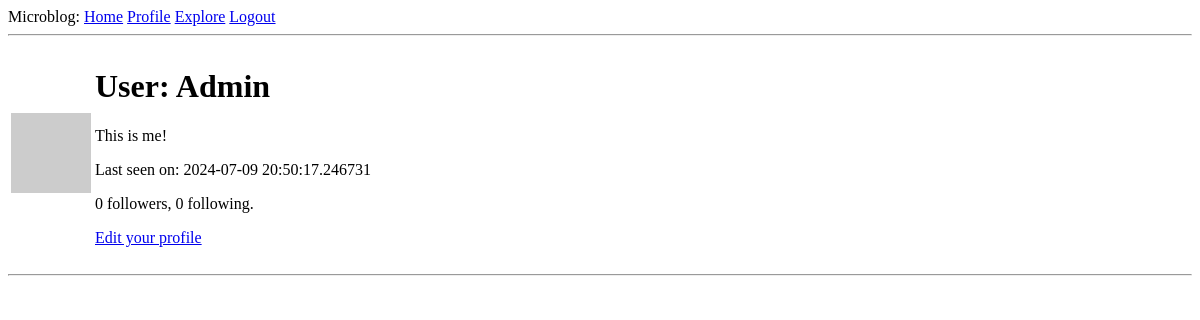
/user/Admin (signed in), run on an earlier commit of the app's database.
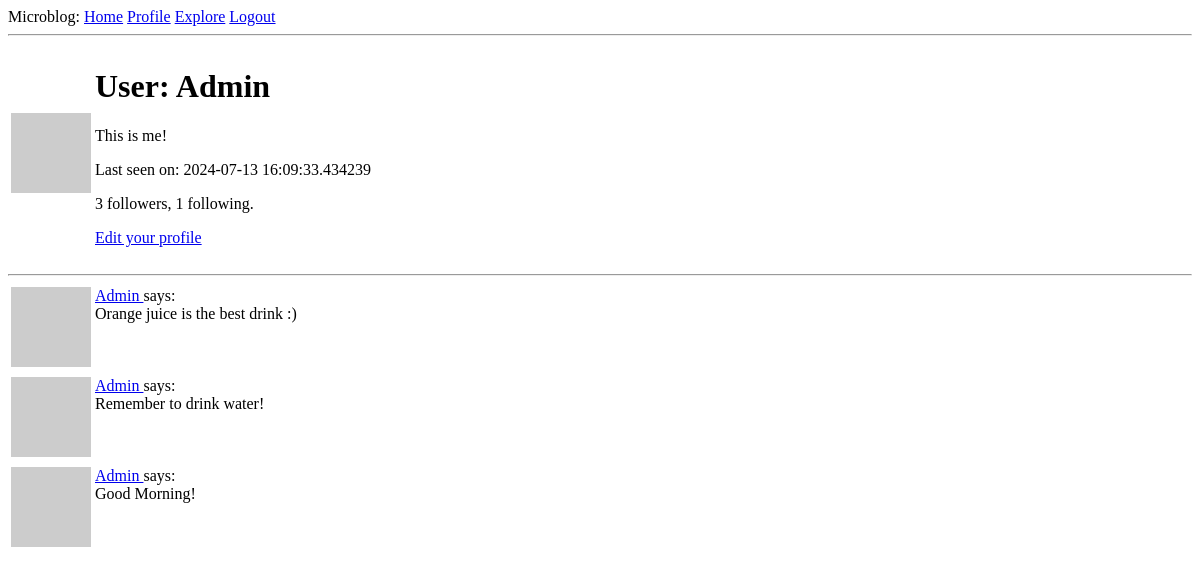
And on a later commit of the database.
### app/models.py (models this page shows, shortened)
class User(UserMixin, db.Model):
    id: so.Mapped[int] = so.mapped_column(primary_key=True)
    username: so.Mapped[str] = so.mapped_column(sa.String(64), index=True, unique=True)
    email: so.Mapped[str] = so.mapped_column(sa.String(120), index=True, unique=True)
    password_hash: so.Mapped[Optional[str]] = so.mapped_column(sa.String(256)) # 'Optional' allows for empty or nullable
    about_me: so.Mapped[Optional[str]] = so.mapped_column(sa.String(140))
    last_seen: so.Mapped[Optional[datetime]] = so.mapped_column(default=lambda: datetime.now(timezone.utc))
    following: so.WriteOnlyMapped['User'] = so.relationship(
        secondary=followers, primaryjoin=(followers.c.follower_id == id),
        secondaryjoin=(followers.c.followed_id == id),
        back_populates='followers')
    followers: so.WriteOnlyMapped['User'] = so.relationship(
        secondary=followers, primaryjoin=(followers.c.followed_id == id),
        secondaryjoin=(followers.c.follower_id == id),
        back_populates='following')
    posts: so.WriteOnlyMapped['Post'] = so.relationship(back_populates='author') # This is not an actual database field, but a high-level view of the relationship between users and posts, and for that reason it isn't in the database diagram
    def avatar(self, size):
        digest = md5(self.email.lower().encode('utf-8')).hexdigest()
        return f'https://www.gravatar.com/avatar/{digest}?d=identicon&s={size}'
    def followers_count(self):
        query = sa.select(sa.func.count()).select_from(
            self.followers.select().subquery())
        return db.session.scalar(query)
    def following_count(self):
        query = sa.select(sa.func.count()).select_from(
            self.following.select().subquery())
        return db.session.scalar(query)

class Post(db.Model):
    id: so.Mapped[int] = so.mapped_column(primary_key=True)
    body: so.Mapped[str] = so.mapped_column(sa.String(140))
    timestamp: so.Mapped[datetime] = so.mapped_column(index=True, default=lambda: datetime.now(timezone.utc))
    user_id: so.Mapped[int] = so.mapped_column(sa.ForeignKey(User.id), index=True)
    author: so.Mapped[User] = so.relationship(back_populates='posts') # These two attributes (This and User.posts) allow the application to access the connected user and post entries

### app/routes.py (the view)
@app.route('/user/<username>')
@login_required
def user(username):
    user = db.first_or_404(sa.select(User).where(User.username == username))
    page = request.args.get('page', 1, type=int)
    query = user.posts.select().order_by(Post.timestamp.desc())
    posts = db.paginate(query, page=page, per_page=app.config['POSTS_PER_PAGE'], error_out=False)
    next_url = url_for('user', username=user.username, page=posts.next_num) if posts.has_next else None
    prev_url = url_for('user', username=user.username, page=posts.prev_num) if posts.has_prev else None
    form = EmptyForm()
    return render_template('user.html', user=user, posts=posts.items, next_url=next_url, prev_url=prev_url, form=form)

### app/models.py (called while the page is built)
@login.user_loader
def load_user(id):
    return db.session.get(User, int(id))

### app/routes.py (called while the page is built)
@app.before_request
def before_request():
    if current_user.is_authenticated:
        current_user.last_seen = datetime.now(timezone.utc)
        db.session.commit()

### app/templates/user.html (shortened to what this page needs)
{% extends "base.html" %}
{% block content %}
    <table>
        <tr valign="middle">
            <td><img src="{{ user.avatar(128) }}"></td>
            <td>
                <h1>User: {{ user.username }}</h1>
                {% if user.about_me %}<p>{{ user.about_me }}</p>{% endif %}
                {% if user.last_seen %}<p>Last seen on: {{ user.last_seen }}</p>{% endif %}
                <p>{{ user.followers_count() }} followers, {{ user.following_count() }} following.</p>
                {% if user == current_user %}
                <p><a href="{{ url_for('edit_profile') }}">Edit your profile</a></p>
                {% endif %}
            </td>
        </tr>
    </table>
    <hr>
    {% for post in posts %}
        {% include '_post.html' %}
    {% endfor %}
{% endblock %}

### app/templates/_post.html
<table>
	<tr valign="top">
		<td><img src="{{ post.author.avatar(36) }}" /></td>
		<td>
			<a href="{{ url_for('user', username=post.author.username) }}">
				{{ post.author.username }}
			</a>
			says:<br />{{ post.body }}
		</td>
	</tr>
</table>

What changed in the data, as far as the page shows it:
changed User "Admin": last_seen "2024-07-09 20:50:17.246731" → "2024-07-13 16:09:33.434239"
added Post: author.username "Admin", body "Orange juice is the best drink :)"
added Post: author.username "Admin", body "Remember to drink water!"
added Post: author.username "Admin", body "Good Morning!"
Also different on the page:
{{ user.followers_count() }}: "0" → "3"
{{ user.following_count() }}: "0" → "1"
